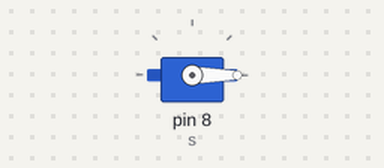
Bench run of a sketch on a simulated Arduino Uno, built with avr-gcc and run on an emulated ATmega328P. Parts: servo. At 15.0 s the program stops and its outputs stay as they are.

Above: at 0.1 s.
At 3.1 s:
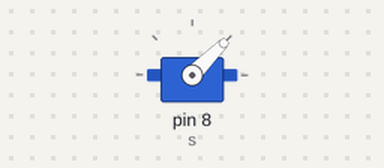
At 6.1 s:
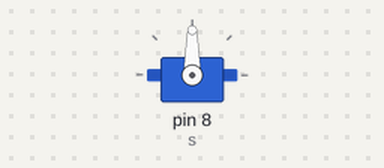
At 12.1 s:
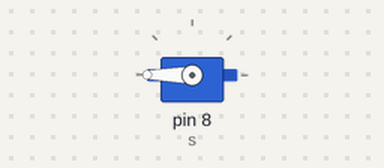
Timing chart, 0 to 16.5 s (numbered marks = the images above):
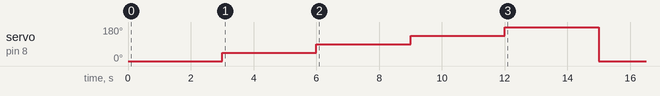

The sketch:

sketch_mar21c.ino
```cpp
#include<Servo.h>
Servo s ; // create servo object ;
void setup ()
{
s.attach (8) ; // control signal on pin 8
}

void loop ()
{
// now we can control the servo with write ( angle )
// angle of the servo 0 -180 degrees
// 90 degrees = servo is centerd


// pin 9 and 10 are disabled in uno boards.
//other than arduino mega

s.write (0) ;
delay (3000) ;
s.write (45) ;
delay (3000) ;
s.write (90) ;
delay (3000) ;
s.write (135) ;
delay (3000) ;
s.write (180) ;
delay (3000) ;

while(1){ // stopping the code at 0
  s.write (0) ;
}

}
```

Measured:
- by itself, servo on pin 8 (s): 0° → 45° at 3.0 s, → 90° 3.0 s later, → 135° 3.0 s later, → 180° 3.0 s later, … (5 changes in this stretch)
